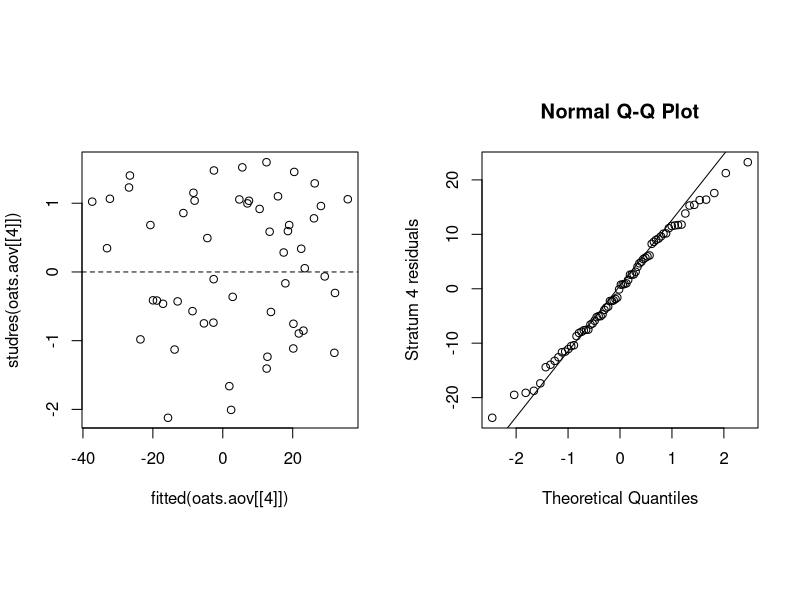

Write the R code that produced this figure.
library(MASS)


### Name: oats
### Title: Data from an Oats Field Trial
### Aliases: oats
### Keywords: datasets

### ** Examples

oats$Nf <- ordered(oats$N, levels = sort(levels(oats$N)))
oats.aov <- aov(Y ~ Nf*V + Error(B/V), data = oats, qr = TRUE)
summary(oats.aov)
summary(oats.aov, split = list(Nf=list(L=1, Dev=2:3)))
par(mfrow = c(1,2), pty = "s")
plot(fitted(oats.aov[[4]]), studres(oats.aov[[4]]))
abline(h = 0, lty = 2)
oats.pr <- proj(oats.aov)
qqnorm(oats.pr[[4]][,"Residuals"], ylab = "Stratum 4 residuals")
qqline(oats.pr[[4]][,"Residuals"])

par(mfrow = c(1,1), pty = "m")
oats.aov2 <- aov(Y ~ N + V + Error(B/V), data = oats, qr = TRUE)
model.tables(oats.aov2, type = "means", se = TRUE)
